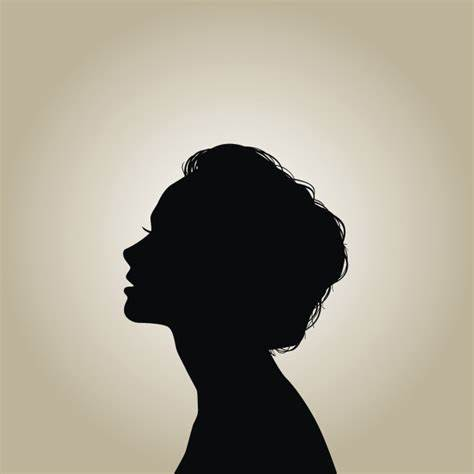
#> input picture 机器视觉/形态学处理/ren.png, 474 x 474 px
$ python '膨胀腐蚀操作.py'
#> lines starting #> are read from the running program, lines starting #| are printed output that depends on the picture; after the words box and inside, x2 and y2 are one past the last pixel; in counts of white or black regions, pixels touching at a corner belong together
#!D:\anconda\envs\py311
# -*- coding: utf-8 -*-
# @Time    : 2024/4/24 下午2:14
# @Author  : 汪雅
# @School  : 厦门华厦学院
# @FileName: 膨胀腐蚀操作.py
# @Software: PyCharm
import cv2
import numpy as np


def Ren(inputfile):
#> called with inputfile = 'ren.png'
    original = cv2.imread(inputfile)
#> original is the input picture: shape (474, 474, 3); mean B, G, R 140, 155.1, 161.2
    # bushifire = cv2.imread('bushfire.png')
    gray = cv2.cvtColor(original, cv2.COLOR_BGR2GRAY)
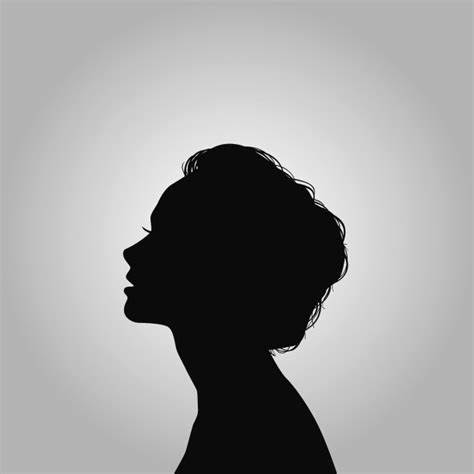
#> gray: shape (474, 474); min 0, max 255, mean 155.2
    t, binary = cv2.threshold(gray, 0, 255, cv2.THRESH_BINARY | cv2.THRESH_OTSU)
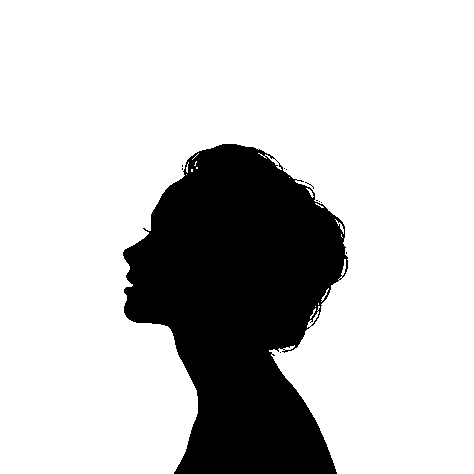
#> binary: shape (474, 474); 78.5% white; 11 black regions (10 under 20 px), largest, box (x1, y1, x2, y2) and area: (123, 144, 348, 474) 48321
#> t = 103
    k = np.ones((5, 5), np.uint8)
    tidu = cv2.morphologyEx(binary, cv2.MORPH_GRADIENT, k)
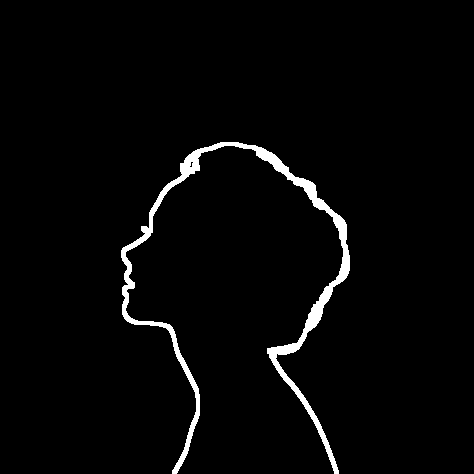
#> tidu: shape (474, 474); 2.6% white; 1 white region, box (x1, y1, x2, y2) and area: (121, 142, 350, 474) 5760
    li_mao = cv2.morphologyEx(binary, cv2.MORPH_TOPHAT, k)
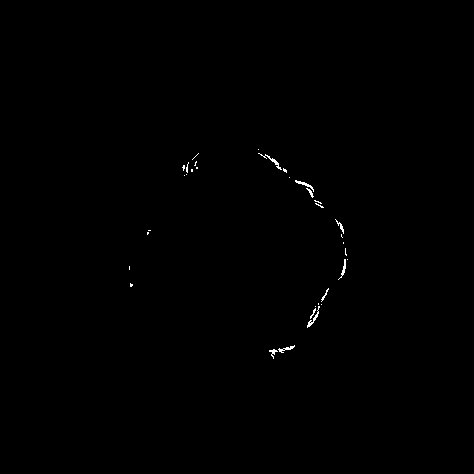
#> li_mao: shape (474, 474); 0.24% white in thin lines or dots, all inside (x1, y1, x2, y2) = (129, 149, 348, 359)
    hei_mao = cv2.morphologyEx(binary, cv2.MORPH_BLACKHAT, k)
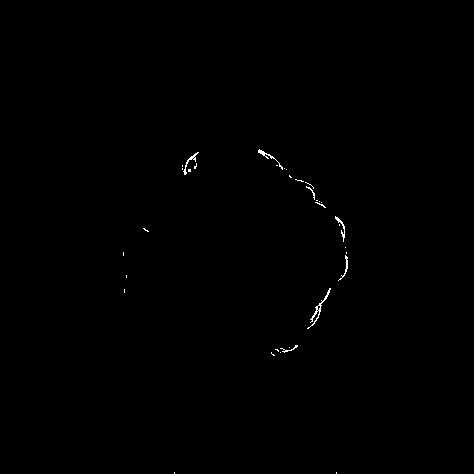
#> hei_mao: shape (474, 474); 0.24% white in thin lines or dots, all inside (x1, y1, x2, y2) = (123, 149, 348, 474)
    contours, hierarchy = cv2.findContours(binary, cv2.RETR_LIST, cv2.CHAIN_APPROX_NONE)
#> contours = 41 contours, 40 with area under 20; largest, box (x1, y1, x2, y2) and area: (0, 0, 474, 474) 174840
    cv2.imshow('original', original)
    cv2.imshow('tidu', tidu)
    cv2.imshow('Li_Mao', li_mao)
    cv2.imshow('Hei_Mao', hei_mao)
    cv2.drawContours(original, contours, -1, (0, 0, 255), 5)
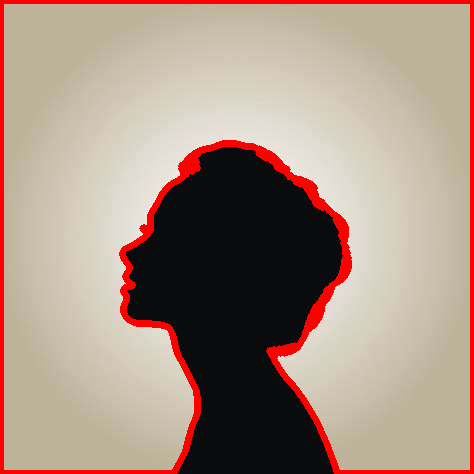
#> original: shape (474, 474, 3); 6.18% of pixels changed, all inside (x1, y1, x2, y2) = (0, 0, 474, 474)
    cv2.imshow("img", original)
    cv2.waitKey()
    cv2.destroyAllWindows()


def hougt(inputfile):
    original = cv2.imread(inputfile)
    img = original.copy()

    img = cv2.medianBlur(img, 5)
    gray = cv2.cvtColor(img, cv2.COLOR_BGRA2GRAY)
    binary = cv2.Canny(img, 50, 100)
    lines = cv2.HoughLinesP(binary, 1, np.pi / 180)


if __name__ == "__main__":
    try:
        Ren('ren.png')

    except :
        print("代码出错了！！！")
    finally:
        pass
